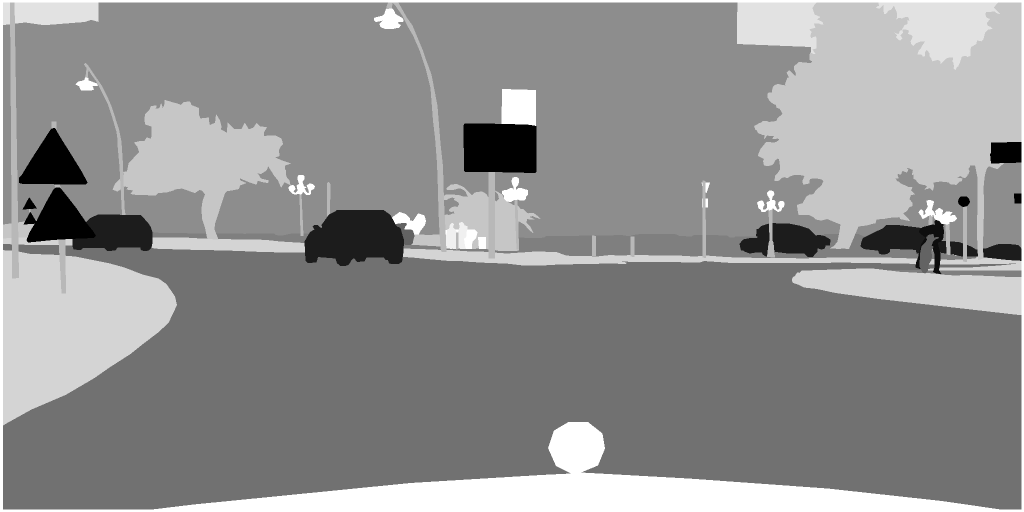
#> input picture images/annot.png, 2048 x 1024 px, given in place of 300frankfurt_000000_000294_leftImg8bit.png, which was not available (shown at 1/2 size)
$ python test.py
#> lines starting #> are read from the running program, lines starting #| are printed output that depends on the picture; pictures that were not available may be replaced by others from this repository, and a replacement may not be noted
#> in test_scale, img is the input picture: shape (1024, 2048, 3); min 1, max 19, mean 11.22
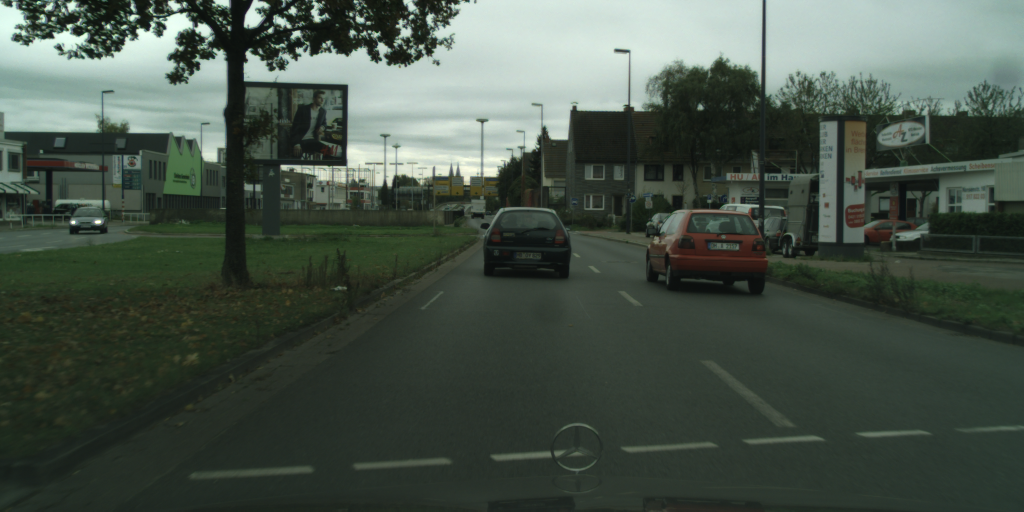
#> input picture images/bremen_000181_000019_leftImg8bit.png, 2048 x 1024 px, given in place of 300frankfurt_000000_000294_leftImg8bit.png, which was not available (shown at 1/2 size)
import cv2
import numpy as np
from data.FishEyeGenerator import FishEyeGenerator
import time
import random

# [10 lines of commented-out code are left out]
COLOR_MAP = {0:[250, 168, 40], 1:[220, 220, 0], 2:[255,0,0], 3:[0,0,144], 4:[0,0,72],
        5:[0, 60,100], 6:[0,80,100], 7:[0,0,225], 8:[119, 12, 32], 9:[127, 65, 128],
        10:[249, 34, 233], 11:[70, 70, 70], 12:[100,100,160], 13:[189, 153, 153], 14:[154, 154, 154],
        15:[106, 142, 34], 16:[154, 251, 154], 17:[70,130,180], 18:[222, 19, 62], 19:[0,0,0],
        20:[255,255,255]}

# [41 lines left out: functions label2color, test_color, test_trans, not called in this run]

def fish_scale(image, annot):
    borderValue = 20
    rate = random.random()*1.5+0.5
    print(rate)
    if rate == 1:
        return image, annot
    rows, cols = annot.shape
#> rows = 1024; cols = 2048
    image = cv2.resize(image, None,fx=rate,fy=rate)
    annot = cv2.resize(annot, None,fx=rate,fy=rate, interpolation=cv2.INTER_NEAREST)
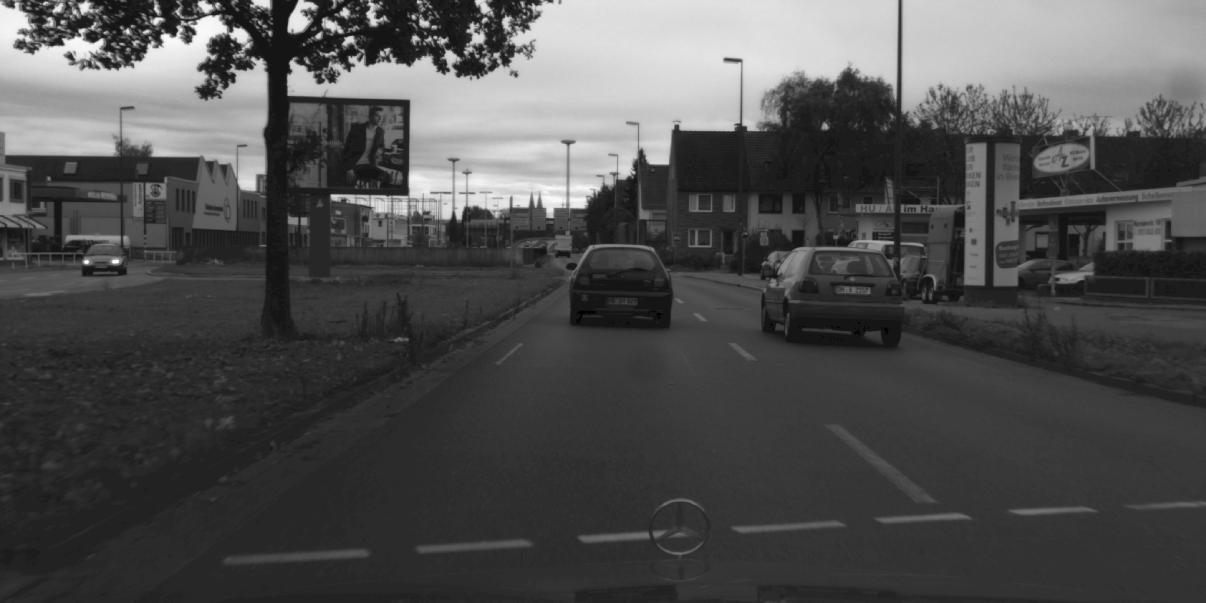
#> annot: shape (1809, 3618) (shown at 1/3 size); min 0, max 255, mean 78.6
    if rate <1:
        dst_image = np.ones((rows,cols,3),dtype=np.uint8)*0
        dst_annot = np.ones((rows,cols),dtype=np.uint8)*borderValue
        row_start = rows//2-annot.shape[0]//2
        col_start = cols//2-annot.shape[1]//2
        dst_image[row_start:row_start+annot.shape[0], col_start:col_start+annot.shape[1]] = image
        dst_annot[row_start:row_start+annot.shape[0], col_start:col_start+annot.shape[1]] = annot
        return dst_image, dst_annot
    if rate>1:
        row_start = image.shape[0]//2-rows//2
#> row_start = 392
        col_start = image.shape[1]//2-cols//2
#> col_start = 785
        crop_image = image[row_start:row_start+rows, col_start:col_start+cols]
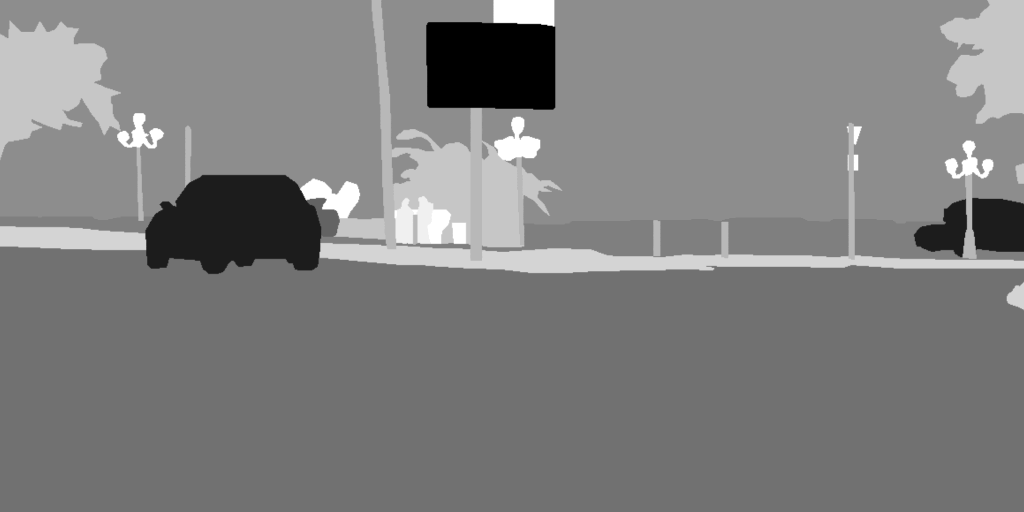
#> crop_image: shape (1024, 2048, 3) (shown at 1/2 size); min 1, max 19, mean 10; drawn with min black and max white
        crop_annot = annot[row_start:row_start+rows, col_start:col_start+cols]
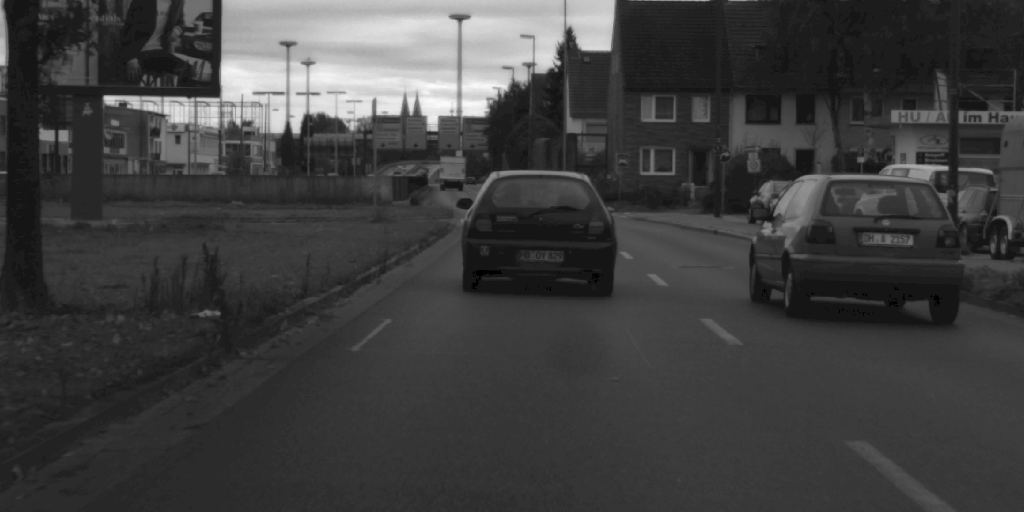
#> crop_annot: shape (1024, 2048) (shown at 1/2 size); min 0, max 252, mean 62.2
        return crop_image, crop_annot

def test_scale():
    img = cv2.imread('DataSets\\CityScape\\val_300f\\300frankfurt_000000_000294_leftImg8bit.png')
    annot = cv2.imread('DataSets\\CityScape\\val_300f_annot\\300frankfurt_000000_000294_leftImg8bit.png', 0)
    image, annot = fish_scale(img,annot)
    cv2.imshow('image',image)
    cv2.imshow('annot', annot*10)
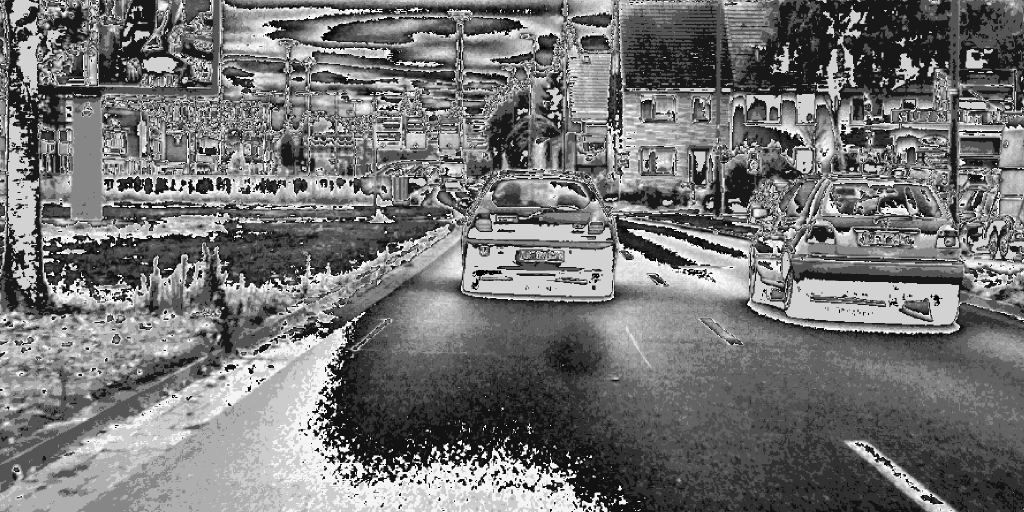
#> window 'annot': shape (1024, 2048) (shown at 1/2 size); min 0, max 254, mean 116.2
    cv2.waitKey(0)

# [17 lines left out: function test_rand_shift, not called in this run]

if __name__ == "__main__":
    # test_trans()
    # test_color()
    test_scale()
